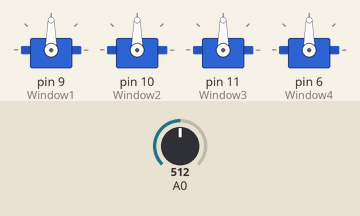
Simulated run of this sketch. Board: Arduino Uno, built with avr-gcc and run on an emulated ATmega328P. On the bench: 4 × servo. The inputs (shaded band) are chosen by the test bench; at power-on: A0 = 512.

Above: at 1.2 s.
1.3 s: A0 set to 716
At 2.1 s:
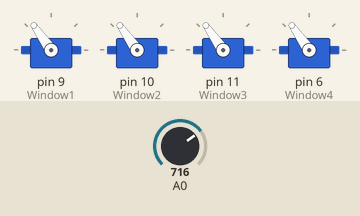
2.8 s: A0 set to 900
At 3.3 s:
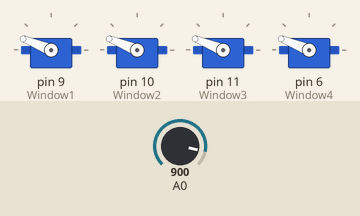
4.3 s: A0 set to 1023
At 5.5 s:
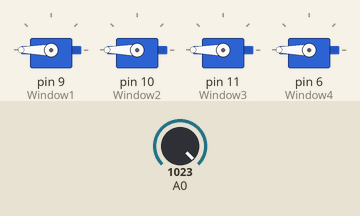
5.8 s: A0 set to 306
At 6.8 s:
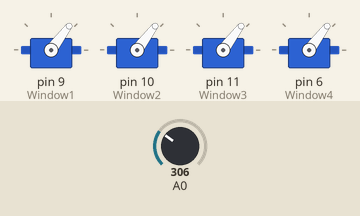
7.3 s: A0 set to 122
At 7.9 s:
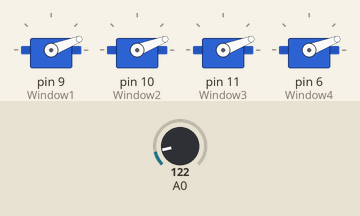
Timing chart, 0 to 9.8 s (numbered marks = the images above; inputs shaded):
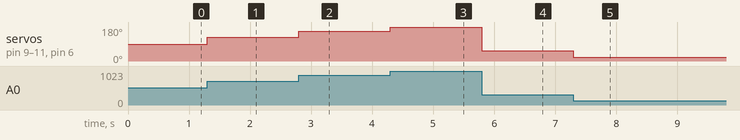

Measured:
- after the input at 1.3 s, servo on pin 9 (Window1), servo on pin 10 (Window2), servo on pin 11 (Window3), servo on pin 6 (Window4): 90° → 125° at once
- after the input at 2.8 s, servo on pin 9 (Window1), servo on pin 10 (Window2), servo on pin 11 (Window3), servo on pin 6 (Window4): 125° → 158° at once
- after the input at 4.3 s, servo on pin 9 (Window1), servo on pin 10 (Window2), servo on pin 11 (Window3), servo on pin 6 (Window4): 158° → 180° at once
- after the input at 5.8 s, servo on pin 9 (Window1), servo on pin 10 (Window2), servo on pin 11 (Window3), servo on pin 6 (Window4): 180° → 53° at once
- after the input at 7.3 s, servo on pin 9 (Window1), servo on pin 10 (Window2), servo on pin 11 (Window3), servo on pin 6 (Window4): 53° → 21° at once

The sketch:

Dabble_LED.ino
```cpp
#include <Servo.h>


int reading;
Servo Window1;
Servo Window2;
Servo Window3;
Servo Window4;
//bool statusWindows;
int degreeWindow1;
int degreeWindow2;
int degreeWindow3;
int degreeWindow4;

void setup() {
  Window1.attach(9);
  Window2.attach(10);
  Window3.attach(11);
  Window4.attach(6);
}

void loop() {

reading = analogRead(A0);

degreeWindow1 = map(reading,0,1023,0,180);
degreeWindow2 = map(reading,0,1023,0,180);
degreeWindow3 = map(reading,0,1023,0,180);
degreeWindow4 = map(reading,0,1023,0,180);
Window1.write(degreeWindow1);
Window2.write(degreeWindow2);
Window3.write(degreeWindow3);
Window4.write(degreeWindow4);

}
```
